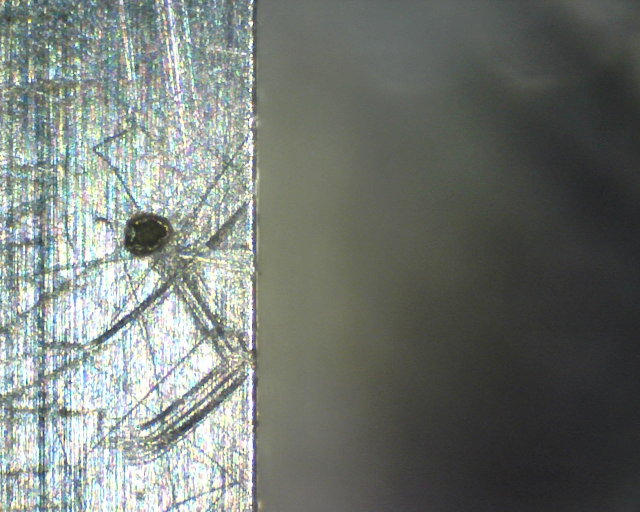
#> input picture testAlgo1/0_testAlgo1_0_max_IR.jpg, 1280 x 1024 px (shown at 1/2 size); its folder holds only this picture in this run
$ python _prototype_01_one_dot.py   (older library calls are emulated)
#> lines starting #> are read from the running program, lines starting #| are printed output that depends on the picture; after the words box and inside, x2 and y2 are one past the last pixel; in counts of white or black regions, pixels touching at a corner belong together
### functions.py
import os
import re
import sys
# venv\Scripts\python.exe -m pip install --upgrade pip
# venv\Scripts\python.exe -m pip install opencv-python
# pip install opencv-python
from pathlib import Path
from sys import exit

import cv2
import imutils
import numpy as np
from imutils import contours as cont
from imutils import perspective
from scipy.spatial import distance as dist

import exif

zii = "ź"

zi = "ż"

si = "ś"

oi = "ó"

ni = "ń"

li = "ł"

ei = "ę"

ci = "ć"

ai = "ą"

Zii = "Ź"

Zi = "Ż"

Si = "Ś"

Oi = "Ó"

Ni = "Ń"

Li = "Ł"

Ei = "Ę"

Ci = "Ć"

Ai = "Ą"

CHARS_NOT_ALLOWED = [ai, ci, ei, li, ni, oi, si, zi, zii, Ai, Ci, Ei, Li, Ni, Oi, Si, Zi, Zii]

JPG_FILE_EXTENSION = ".jpg"

ZOOM_IN = "zoom-in"
ZOOM_OUT = "zoom-out"

KEY_ESC = 27
KEY_SPACE = 32
KEY_BACKSPACE = 8

REF_OBJ_SIZE_IN_MILLIMETERS = 0.1

PHOTO_WIDTH_PIXELS = 1280
PHOTO_HEIGHT_PIXELS = 1024

TWO_DOTS_PX_MIN_DIST = 500  # 1mm = 706px

ZOOM_IN_OUT_FACTOR = 7  # more precise = 7,067

ZOOM_IN_MILLIMETER_IN_PIXELS = 765  # 1mm = 765px
ZOOM_IN_WIDTH_MILLIMETERS = PHOTO_WIDTH_PIXELS / ZOOM_IN_MILLIMETER_IN_PIXELS  # = 1,81 mm
ZOOM_IN_HEIGHT_MILLIMETERS = PHOTO_HEIGHT_PIXELS / ZOOM_IN_MILLIMETER_IN_PIXELS  # = 1,45 mm

ZOOM_OUT_MILLIMETER_IN_PIXELS = 100  # 1mm = 100px
ZOOM_OUT_WIDTH_MILLIMETERS = PHOTO_WIDTH_PIXELS / ZOOM_OUT_MILLIMETER_IN_PIXELS  # = 12,80 mm
ZOOM_OUT_HEIGHT_MILLIMETERS = PHOTO_HEIGHT_PIXELS / ZOOM_OUT_MILLIMETER_IN_PIXELS  # = 10,24 mm


# [28 lines left out: functions prepare_working_dir, crop_dots, crop_dots_with_black_border, not called in this run]


def create_bgr_black_img(height, width):
    return np.zeros((height, width, 3), np.uint8)


# [41 lines left out: functions merge, crop_document, crop_ai, not called in this run]


def close_all_windows():
    cv2.destroyAllWindows()


# [43 lines left out: functions contrast_increase_clahe_gray, contrast_increase_clahe_bgr, sharpen, not called in this run]


def gray_to_binary(gray, path, tresh=0.0, zoom_in=True, wait=False):
    average = gray.mean(axis=0).mean(axis=0)
    if zoom_in:
        ret, thresholded = cv2.threshold(gray, average - tresh * average, 255, cv2.THRESH_BINARY)
    else:
        ret, thresholded = cv2.threshold(gray, average + tresh * average, 255, cv2.THRESH_BINARY)
    if wait:
        cv2.imshow(f"gray_to_binary tresh: {tresh} {path}", thresholded)
        cv2.waitKey(0)
    return thresholded


# [33 lines left out: functions gray_to_binary_adaptive, blur_gaussian, blur_bilateral_filter, not called in this run]


def blur_bilateral_filter_min(gray, path, wait=False):
    d = 4
    sigma = 11
    window_name = f"d: {d}, sigma: {sigma}"
    blurred = cv2.bilateralFilter(gray, d, sigma, sigma)
    if wait:
        cv2.imshow(f"blur_bilateral_filter_min {window_name} {path}", blurred)
        cv2.waitKey(0)
    return blurred


def load_image(photo_path, wait=False):
    # loaded = cv2.imread(photo_path, cv2.IMREAD_COLOR)
    # non ASCII chars fix
    loaded = cv2.imdecode(np.fromfile(photo_path, dtype=np.uint8),
                          cv2.IMREAD_COLOR)
    if wait:
        cv2.imshow(f"load_image path:{photo_path}", loaded)
        cv2.waitKey(0)
    return loaded


def bgr_to_gray(bgr_img, wait=False):
    gray = cv2.cvtColor(bgr_img, cv2.COLOR_BGR2GRAY)
    if wait:
        cv2.imshow("bgr_to_gray", gray)
        cv2.waitKey(0)
    return gray


# [29 lines left out: function bgr_to_custom_gray, not called in this run]


def gray_to_bgr(gray, wait=False):
    bgr = cv2.cvtColor(gray, cv2.COLOR_GRAY2BGR)
    if wait:
        cv2.imshow("gray_to_bgr", bgr)
        cv2.waitKey(0)
    return bgr


# Find edges using canny edge detector
# noinspection PyTypeChecker


# [29 lines left out: functions detect_edges_sigma_v, detect_edges_auto, not called in this run]


# Find edges using canny edge detector


def detect_edges_raw_canny(gray_img, lower, upper, path, wait=False):
    edged = cv2.Canny(gray_img, lower, upper)
    if wait:
        cv2.imshow(f"detect_edges_raw_canny lower={lower}, upper={upper} {path}", edged)
        cv2.waitKey(0)
    return edged


# [8 lines left out: function erode_dilate, not called in this run]


def midpoint(ptA, ptB):
    return (ptA[0] + ptB[0]) * 0.5, (ptA[1] + ptB[1]) * 0.5


def box_area(box):
    box_size = box[1]
    box_x = box_size[0]
    box_y = box_size[1]
    area = box_x * box_y
    return area


def box_size(box):
    return box[1]


def box_center(box):
    return box[0]


def box_distance(box1, box2):
    return dist.euclidean(box_center(box1), box_center(box2))


# [9 lines left out: function find_biggest_area_box, not called in this run]


def find_contours_and_draw_them(img, edged, window_name, min_size, max_size, show_all=False, wait=False):
    pixels_per_millimeter = None
    # find contours in the edge map
    # cnts = cv2.findContours(edged, cv2.RETR_EXTERNAL,
    #                         cv2.CHAIN_APPROX_SIMPLE)
    cnts = cv2.findContours(edged, cv2.RETR_LIST,
                            cv2.CHAIN_APPROX_TC89_L1)
    cnts = imutils.grab_contours(cnts)
    # sort the contours from left-to-right and initialize the
    # 'pixels per metric' calibration variable
    (cnts, _) = cont.sort_contours(cnts)
    # loop over the contours individually
    orig = img
    for c in cnts:
        # if the contour is not sufficiently large, ignore it
        box = cv2.minAreaRect(c)
        print("box:", box)
        (box_center_x, box_center_y) = box_center(box)
        (box_size_x, box_size_y) = box_size(box)
        area = box_area(box)
        print("area:", area)
        # calculate scale factor form minimum size or from mean of both sizes
        # size_for_scale_calculation = np.min([box_size_x, box_size_y])
        size_for_scale_calculation = np.mean([box_size_x, box_size_y])
        print("size_for_scale_calculation:", size_for_scale_calculation)
        # noinspection PyUnresolvedReferences
        # box = cv2.cv.BoxPoints(box) if imutils.is_cv2() else cv2.boxPoints(box)
        # box = np.array(box, dtype="int")
        # print("box vertexes:", box)
        is_appropriate_size = min_size < box_size_x < max_size and min_size < box_size_y < max_size
        if pixels_per_millimeter is None:
            if is_appropriate_size:
                # PIXELS_PER_METRIC = dB / REF_OBJ_SIZE_IN_INCH
                pixels_per_millimeter = size_for_scale_calculation / REF_OBJ_SIZE_IN_MILLIMETERS
                # print(f"REF_OBJ_CONTOUR = {c}")
                print(f"REF_OBJ_BOX = {box}")
                print(f"PHOTO_SCALE: 1 mm = {'{:.2f}'.format(pixels_per_millimeter)} px")
        if is_appropriate_size or show_all:
            # sort the points in the contour such that they appear
            # in top-left, top-right, bottom-right, and bottom-left
            # order, then draw the outline of the rotated bounding
            # box
            # box = perspective.order_points(box)
            draw_contour(c, orig)
            draw_box_with_corners(box, orig)
            draw_area(box, orig)
            if pixels_per_millimeter is None:
                draw_no_scale(orig, box_center_x, box_center_y)
            else:
                draw_dimensions(box, orig, pixels_per_millimeter)
            if wait:
                cv2.imshow(f"{window_name} min_size = {min_size}", orig)
                cv2.waitKey(0)
            if not show_all:
                break
    cv2.imshow(f"{window_name} min_size = {min_size}, max_size = {max_size}", orig)
    cv2.waitKey(0)
    return pixels_per_millimeter


def draw_box_with_corners(box, orig):
    # draw box contour
    box = box_corner_points(box)
    cv2.drawContours(orig, [box.astype("int")], -1, (0, 255, 0), 1)
    draw_corners(box, orig)


def box_corner_points(box):
    # noinspection PyUnresolvedReferences
    box = cv2.cv.BoxPoints(box) if imutils.is_cv2() else cv2.boxPoints(box)
    box = np.array(box, dtype="int")
    box = perspective.order_points(box)
    return box


def draw_boxes(boxes, orig):
    for box in boxes:
        draw_box_with_corners(box, orig)


def draw_contour(c, orig):
    # draw contour points
    cv2.drawContours(orig, [c], -1, (0, 127, 255), 1)


def draw_contours(contours_list, orig):
    for c in contours_list:
        cv2.drawContours(orig, [c], -1, (0, 127, 255), 1)


# [11 lines left out: function draw_contours_with_label, not called in this run]


def draw_corners(box, orig):
    # draw box corners/vertexes
    for (x, y) in box:
        cv2.circle(orig, (int(x), int(y)), 3, (0, 0, 255), -1)


def draw_dimensions(box, orig, pixels_per_millimeter):
    # unpack the ordered bounding box, then compute the midpoint
    # between the top-left and top-right coordinates, followed by
    # the midpoint between bottom-left and bottom-right coordinates
    box = box_corner_points(box)
    (tl, tr, br, bl) = box
    (tltrX, tltrY) = midpoint(tl, tr)
    (blbrX, blbrY) = midpoint(bl, br)
    # compute the midpoint between the top-left and top-right points,
    # followed by the midpoint between the top-righ and bottom-right
    (tlblX, tlblY) = midpoint(tl, bl)
    (trbrX, trbrY) = midpoint(tr, br)
    # draw lines between the midpoints
    # cv2.line(orig, (int(tltrX), int(tltrY)), (int(blbrX), int(blbrY)),
    #          (255, 0, 255), 1)
    # cv2.line(orig, (int(tlblX), int(tlblY)), (int(trbrX), int(trbrY)),
    #          (255, 0, 255), 1)
    # compute the Euclidean distance between the midpoints
    dA = dist.euclidean((tltrX, tltrY), (blbrX, blbrY))
    dB = dist.euclidean((tlblX, tlblY), (trbrX, trbrY))
    # if the pixels per metric has not been initialized, then
    # compute it as the ratio of pixels to supplied metric
    # (in this case, inches)
    draw_object_size(pixels_per_millimeter, dA, dB, orig, tltrX, tltrY, trbrX, trbrY)


# [8 lines left out: function draw_no_scale, not called in this run]


def draw_object_size(pixels_per_millimeter, dA, dB, orig, tltrX, tltrY, trbrX, trbrY):
    # compute the size of the object
    dimA = dA / pixels_per_millimeter
    dimB = dB / pixels_per_millimeter
    # draw the object sizes on the image
    # putText(img, text, bottom-left-corner, fontFace, fontScale, color, thickness=None, lineType=None, bottomLeftOrigin=None)
    cv2.putText(orig,
                "{:.2f} mm".format(dimA),
                (int(trbrX + 10), int(trbrY)),
                cv2.FONT_HERSHEY_SIMPLEX,
                0.4,
                (0, 255, 0),
                1)
    cv2.putText(orig,
                "{:.2f} mm".format(dimB),
                (int(tltrX - 15), int(tltrY - 10)),
                cv2.FONT_HERSHEY_SIMPLEX,
                0.4,
                (0, 255, 0),
                1)


def draw_area(box, orig):
    (box_center_x, box_center_y) = box_center(box)
    area = box_area(box)
    cv2.putText(orig,
                "{:.0f}px2".format(area),
                (int(box_center_x), int(box_center_y)),
                cv2.FONT_HERSHEY_SIMPLEX,
                0.4,
                (255, 255, 255),
                1)


# [70 lines left out: functions detect_circles, find_contours, convert_contours_to_min_rect, filter_boxes_by_size, not called in this run]


def image_resolution(orig):
    height, width = orig.shape[:2]
    return height, width


# [148 lines left out: functions draw_text_info, draw_text, find_ref_dots, find_left_ref_dot, find_right_ref_dot, draw_line_with_label and 1 more, not called in this run]


RULER_THICKNESS_BOLD = 3
RULER_THICKNESS_NORMAL = 2
RULER_THICKNESS_LIGHT = 1

RULER_LINE_LENGTH_VERY_LONG = 40
RULER_LINE_LENGTH_LONG = 30
RULER_LINE_LENGTH_NORMAL = 20
RULER_LINE_LENGTH_SHORT = 10

RULER_LINE_COLOR_INSIDE = (0, 0, 0)
RULER_LINE_COLOR_OUTSIDE = (255, 255, 255)
RULER_LABEL_COLOR = (255, 255, 255)

RULER_LABEL_SIZE = 0.5
RULER_LABEL_THICKNESS = 1

RULER_05_LABEL_LIMIT_PX = 200

VERTICAL_RULER_WIDTH = 84
HORIZONTAL_RULER_HEIGHT = 60


# [181 lines left out: functions draw_rulers_with_labels_outside_the_img, draw_rulers_with_labels_on_the_img, draw_calculated_img, save_photo, write_image_to_file, not called in this run]
    # print("Photo saved to: " + path_to_file)


def exif_copy_all_tags(source_file, destination_file):
    exif.copy_all_tags(source_file, destination_file)


# [9 lines left out: function exif_get_user_comment, not called in this run]


def exif_write_comment_tags_from_filename(destination_file, filename, print_info=False):
    comment_tags = prepare_comment_tags_from_filename(filename, print_info)
    exif.write_comment_tags(destination_file, comment_tags, print_info)


# [41 lines left out: functions prepare_comment_tags_from_filename, prepare_comment_tags_from_path, not called in this run]


def retrieve_subject_number(path: Path):
    return path.name.split("_")[0]


def retrieve_research_point_name(path: Path):
    return path.parts[-6]


def retrieve_depth(path: Path):
    return path.parts[-5]


def retrieve_humidity(path: Path):
    return path.parts[-2]


def retrieve_zoom(path: Path):
    return path.parts[-4]


def retrieve_spectrum(path: Path):
    return path.parts[-3]


# [9 lines left out: function exif_get_subject_number_with_name, not called in this run]


def exif_update_resolution_tags(path_to_file, scale_in_dpmm, original_comment):
    exif.write_resolution_tags(path_to_file, scale_in_dpmm, original_comment)


# [55 lines left out: functions add_scale_to_file_name, find_all_jpegs, create_report, not called in this run]


def remove_non_ascii_chars(text):
    text = re.sub('[^\x20-\x7F]', '', text)
    return text


# [39 lines left out: functions replace_polish_chars, draw_documentation_info, prepare_documentation_info, not called in this run]


def exif_rewrite_comment_tags(found_jpeg_path, original_comment):
    exif.rewrite_comment_tags(found_jpeg_path, original_comment)


def exif_rewrite_subject_number_with_name(found_jpeg_path, subject_number_with_name):
    exif.rewrite_subject_number_with_name(found_jpeg_path, subject_number_with_name)


# [6 lines left out: function exif_rewrite_all_exif_metadata, not called in this run]
    # exif.write_tag_value(exif.USER_COMMENT, user_comment.replace("706", "765").replace("760", "765"), path_to_file)


def exif_write_user_comment(destination_file, comment_tags):
    exif.write_comment_tags(destination_file, comment_tags)


def math_abs(number):
    return np.abs(number)


def sys_exit():
    exit(0)


def get_subject_full_name(original_file_name):
    return original_file_name.split('_')[0]

### _prototype_01_one_dot.py
import functions as f
import numpy as np
from os import walk

MIN_SIZE_ZOOM_IN = 83

MAX_SIZE_ZOOM_IN = 108


def find_ref_object(path_to_image):
    print(path_to_image)
    img = f.load_image(path_to_image)
#> in load_image, loaded is the input picture: shape (1024, 1280, 3); mean B, G, R 115.5, 120.7, 114.8
    gray = f.bgr_to_gray(img)
#> in bgr_to_gray, `gray = cv2.cvtColor(bgr_img, cv2.COLOR_BGR2GRAY)`:
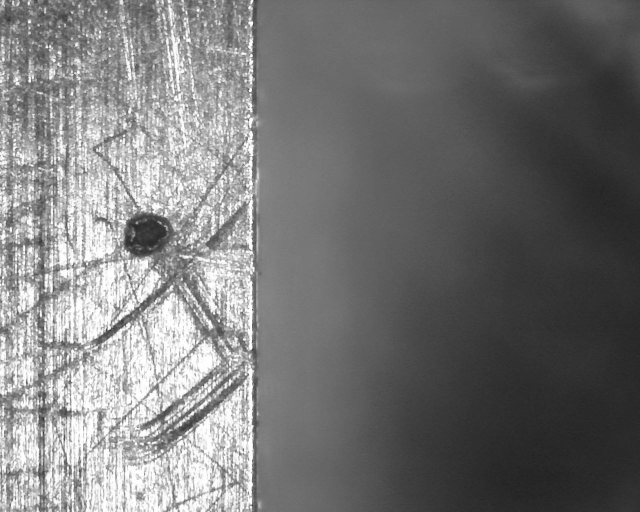
#> gray: shape (1024, 1280) (shown at 1/2 size); min 4, max 255, mean 118.4
    blurred = f.blur_bilateral_filter_min(gray, path_to_image)
    for i in range(35):
        blurred = f.blur_bilateral_filter_min(blurred, path_to_image)
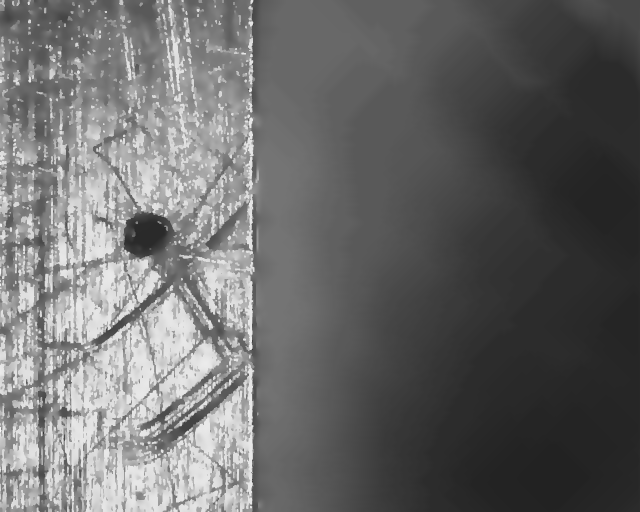
#> blurred: shape (1024, 1280) (shown at 1/2 size); min 6, max 248, mean 105.2
    binary = f.gray_to_binary(blurred, 77)
#> in gray_to_binary, `average = gray.mean(axis=0).mean(axis=0)`: average = 105.2
#> in gray_to_binary, `ret, thresholded = cv2.threshold(gray, average - tresh * average, 255,..`:
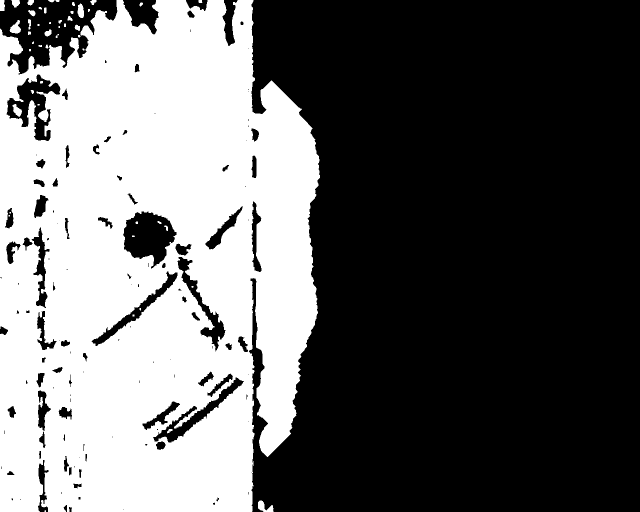
#> thresholded: shape (1024, 1280) (shown at 1/2 size); 40.1% white; 50 white regions (14 under 20 px), largest, box (x1, y1, x2, y2) and area: (0, 0, 640, 1024) 521744, (516, 1001, 547, 1024) 385, (19, 40, 42, 67) 360
#> in gray_to_binary, `ret, thresholded = cv2.threshold(gray, average - tresh * average, 255,..`: ret = 105
    edged = f.detect_edges_raw_canny(binary, 25, 100, path_to_image)
#> in detect_edges_raw_canny, `edged = cv2.Canny(gray_img, lower, upper)`:
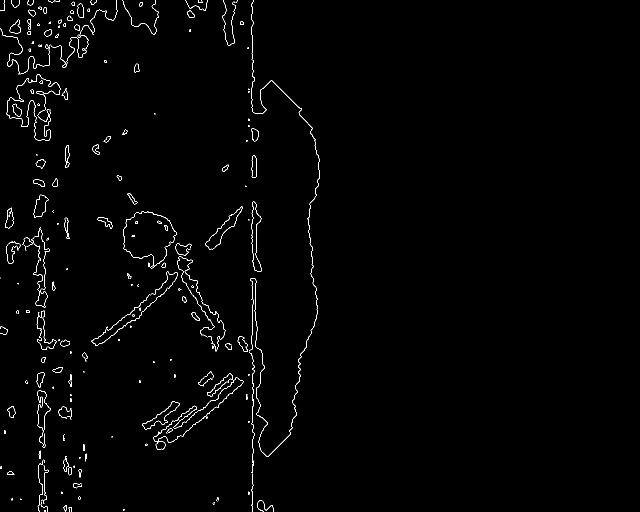
#> edged: shape (1024, 1280) (shown at 1/2 size); 1.1% white in thin lines or dots, all inside (x1, y1, x2, y2) = (0, 0, 640, 1024)
    # eroded = f.erode_dilate(edged)
    return f.find_contours_and_draw_them(f.gray_to_bgr(gray), edged, path_to_image, MIN_SIZE_ZOOM_IN,
                                         MAX_SIZE_ZOOM_IN)
#> in find_contours_and_draw_them, `cnts = cv2.findContours(edged, cv2.RETR_LIST, cv2.CHAIN_APPROX_TC89_L1)`: cnts = 320 contours, 202 with area under 20; largest, box (x1, y1, x2, y2) and area: (411, 412, 485, 499) 1476, (410, 413, 485, 499) 1418, (503, 403, 523, 544) 1300, (503, 403, 523, 544) 1256, (285, 803, 360, 860) 1054
#> the loop in find_contours_and_draw_them, `for c in cnts:` made 203 passes
#> (box_size_x, box_size_y) on passes 1 to 3: (14.31, 17.44), (36.73, 96.39), (22.47, 7.48)
#> (printed output is left out)
#> after the loop in find_contours_and_draw_them, `for c in cnts:`:
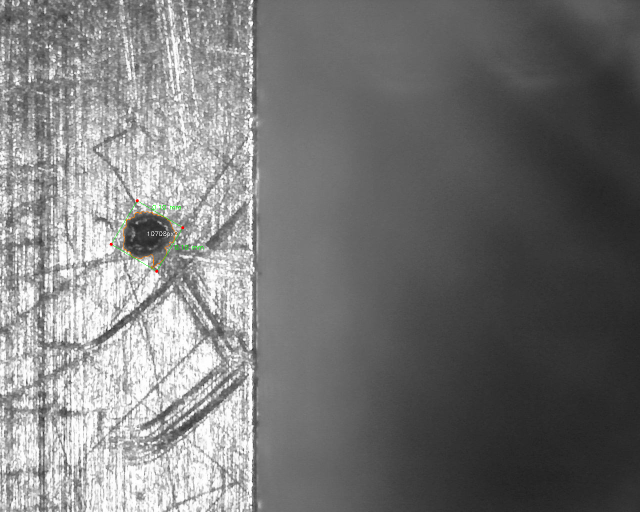
#> orig: shape (1024, 1280, 3) (shown at 1/2 size); mean B, G, R 118.3, 118.4, 118.4


scale_factor = 0
min_scale_factor = 99999999999999.0
max_scale_factor = 0.0
scale_factor_sum = 0.0
iterations = 0

# iterate through photos
pathToPhotos = "testAlgo1/"
file_names = next(walk(pathToPhotos), (None, None, []))[2]
for current_file_name in file_names:
    scale_factor = find_ref_object(pathToPhotos + current_file_name)
    # find minimum and max scale_factor
    if scale_factor is not None:
        scale_factor_sum += scale_factor
        iterations += 1
        if scale_factor > max_scale_factor:
            max_scale_factor = scale_factor
        if scale_factor < min_scale_factor:
            min_scale_factor = scale_factor

print(f"min_scale_factor: 1 mm = {min_scale_factor} px")
print(f"max_scale_factor: 1 mm = {max_scale_factor} px")
average_scale_factor = scale_factor_sum / iterations
print(f"average_scale_factor: 1 mm = {average_scale_factor} px")
min_max_deviation = max_scale_factor / min_scale_factor - 1
print(f"min_max_deviation: {min_max_deviation * 100} %")
mean_deviation = np.max(
    [np.abs(average_scale_factor - min_scale_factor), np.abs(average_scale_factor - max_scale_factor)])
print(f"mean_deviation: {mean_deviation / average_scale_factor * 100} %")
# find_ref_object("testAlgo1/0_testAlgo1_0_min_Normal.jpg")
